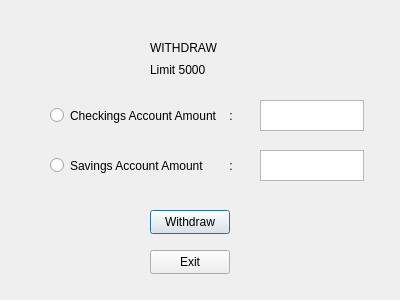
<?xml version="1.0" encoding="UTF-8"?>
<ui version="4.0">
 <class>ATMWithdraw</class>
 <widget class="QDialog" name="ATMWithdraw">
  <property name="geometry">
   <rect>
    <x>0</x>
    <y>0</y>
    <width>400</width>
    <height>300</height>
   </rect>
  </property>
  <property name="windowTitle">
   <string>Dialog</string>
  </property>
  <widget class="QRadioButton" name="atmCheckingsWithdrawButton">
   <property name="geometry">
    <rect>
     <x>50</x>
     <y>100</y>
     <width>211</width>
     <height>31</height>
    </rect>
   </property>
   <property name="text">
    <string>Checkings Account Amount    :</string>
   </property>
  </widget>
  <widget class="QRadioButton" name="atmSavingsWithdrawButton">
   <property name="geometry">
    <rect>
     <x>50</x>
     <y>150</y>
     <width>211</width>
     <height>31</height>
    </rect>
   </property>
   <property name="text">
    <string>Savings Account Amount        :</string>
   </property>
  </widget>
  <widget class="QTextEdit" name="atmCheckingsTextEdit">
   <property name="geometry">
    <rect>
     <x>260</x>
     <y>100</y>
     <width>104</width>
     <height>31</height>
    </rect>
   </property>
  </widget>
  <widget class="QTextEdit" name="atmSavingsTextEdit">
   <property name="geometry">
    <rect>
     <x>260</x>
     <y>150</y>
     <width>104</width>
     <height>31</height>
    </rect>
   </property>
  </widget>
  <widget class="QLabel" name="label">
   <property name="geometry">
    <rect>
     <x>150</x>
     <y>40</y>
     <width>91</width>
     <height>16</height>
    </rect>
   </property>
   <property name="text">
    <string>WITHDRAW</string>
   </property>
  </widget>
  <widget class="QLabel" name="label_2">
   <property name="geometry">
    <rect>
     <x>150</x>
     <y>60</y>
     <width>71</width>
     <height>20</height>
    </rect>
   </property>
   <property name="text">
    <string>Limit 5000</string>
   </property>
  </widget>
  <widget class="QPushButton" name="atmWithdrawButton">
   <property name="geometry">
    <rect>
     <x>150</x>
     <y>210</y>
     <width>80</width>
     <height>24</height>
    </rect>
   </property>
   <property name="text">
    <string>Withdraw</string>
   </property>
  </widget>
  <widget class="QPushButton" name="exitButton">
   <property name="geometry">
    <rect>
     <x>150</x>
     <y>250</y>
     <width>80</width>
     <height>24</height>
    </rect>
   </property>
   <property name="text">
    <string>Exit</string>
   </property>
  </widget>
 </widget>
 <resources/>
 <connections/>
</ui>
